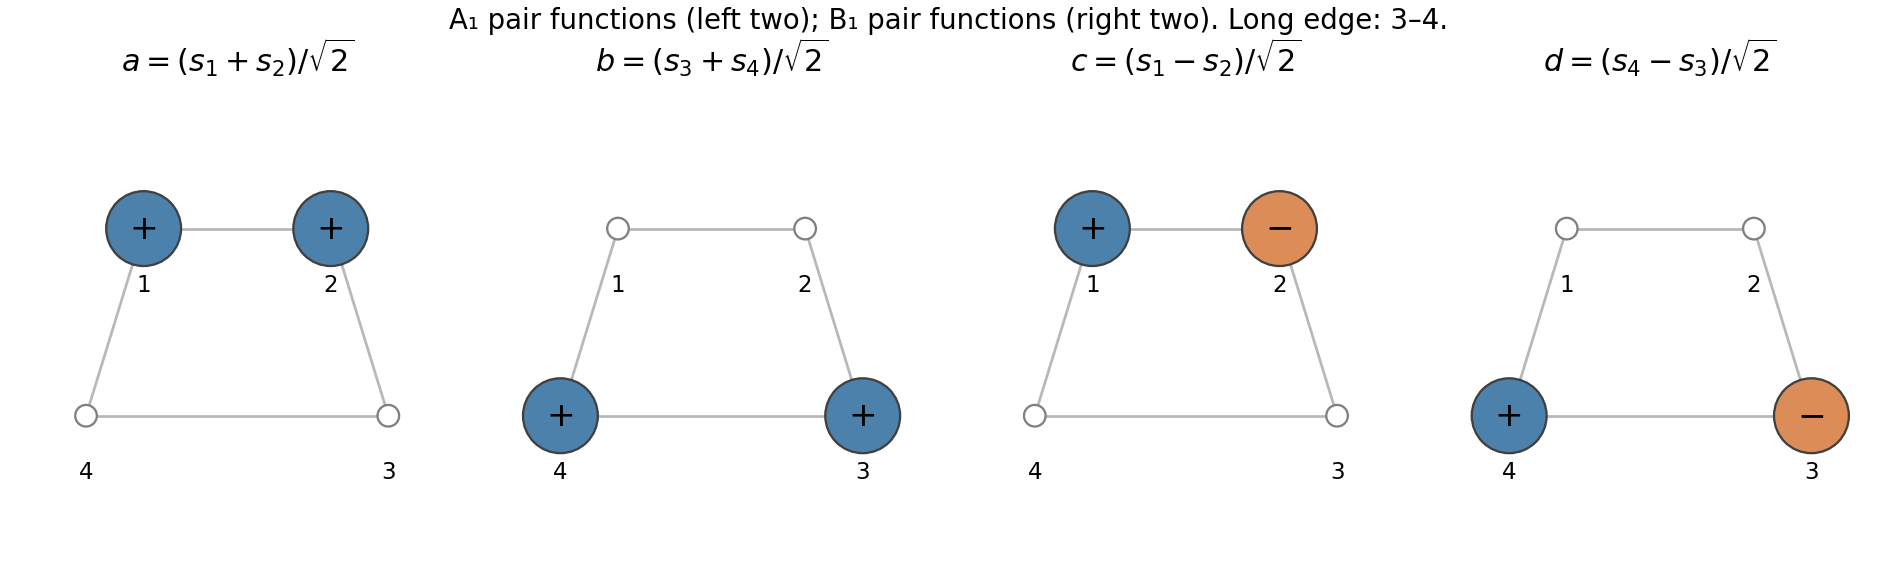

The Python source for this figure:
"""Original analytic illustration. Tested with Python 3.14, NumPy and Matplotlib.
Run from the intended output directory; the PNG is written to the current directory.
"""
import numpy as np
import matplotlib
matplotlib.use("Agg")
import matplotlib.pyplot as plt
plt.rcParams.update({"font.size": 11, "figure.facecolor": "white", "savefig.facecolor": "white"})

from matplotlib.patches import Circle
POS_SQ=np.array([[-1,0],[0,1],[1,0],[0,-1]])
POS_TR=np.array([[-.65,.65],[.65,.65],[1.05,-.65],[-1.05,-.65]])
def draw(ax,coef,pos,title,axis=False):
 for i,j in [(0,1),(1,2),(2,3),(3,0)]:
  ax.plot(*np.array([pos[i],pos[j]]).T,color=".72",lw=1.2,zorder=0)
 for k,(xy,c) in enumerate(zip(pos,coef)):
  if abs(c)>1e-8:
   ax.add_patch(Circle(xy,.26,facecolor=("#4c81ac" if c>0 else "#db8c57"),edgecolor=".25"))
   ax.text(*xy,"+" if c>0 else "−",ha="center",va="center",fontsize=15)
  else:ax.add_patch(Circle(xy,.075,facecolor="white",edgecolor=".5"))
  ax.text(xy[0],xy[1]-.39,str(k+1),ha="center",va="center",fontsize=10)
 ax.set(xlim=(-1.6,1.6),ylim=(-1.65,1.65),aspect="equal",title=title);ax.axis("off")
 if axis:
  ax.annotate("x",xy=(1.45,0),xytext=(.4,0),arrowprops={"arrowstyle":"->","lw":.6},ha="center",va="bottom",color=".3")
  ax.annotate("y",xy=(0,1.45),xytext=(0,.4),arrowprops={"arrowstyle":"->","lw":.6},ha="left",color=".3")

fig,axs=plt.subplots(1,4,figsize=(11.5,3.5),layout="constrained")
cs=[[1,1,0,0],[0,0,1,1],[1,-1,0,0],[0,0,-1,1]]
ts=[r"$a=(s_1+s_2)/\sqrt{2}$",r"$b=(s_3+s_4)/\sqrt{2}$",r"$c=(s_1-s_2)/\sqrt{2}$",r"$d=(s_4-s_3)/\sqrt{2}$"]
for a,c,t in zip(axs,cs,ts):draw(a,c,POS_TR,t)
fig.suptitle("A₁ pair functions (left two); B₁ pair functions (right two). Long edge: 3–4.",fontsize=12)
fig.savefig("paper-2b-trapezium-orbitals.png",dpi=165)
plt.close(fig)
